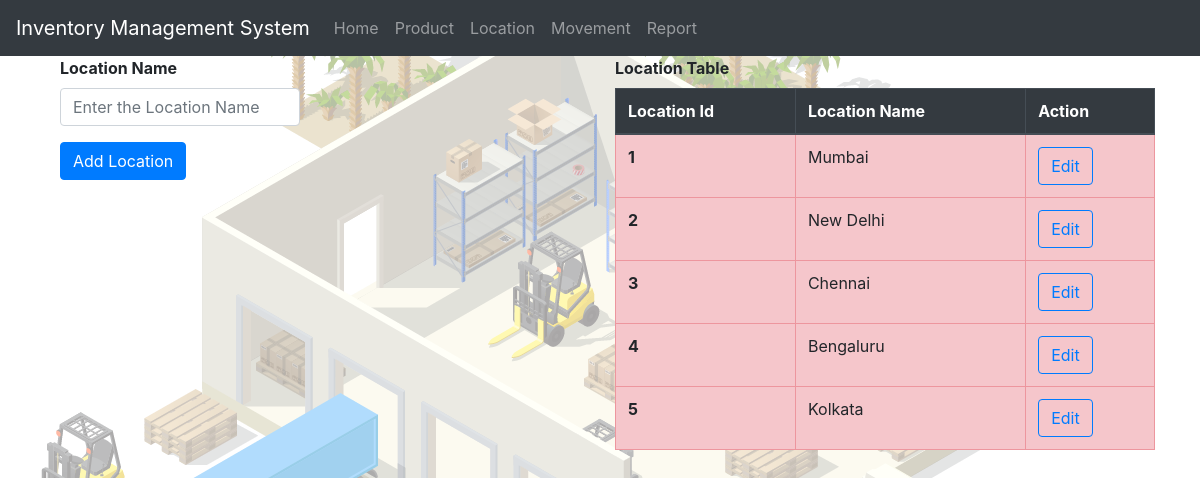
The app's page /location with its own data.
### app.py (models this page shows, shortened)
class Location(db.Model):
    _id = db.Column( db.Integer, primary_key=True)
    loc_name = db.Column(db.String(50),nullable=False)

### app.py (the view, shortened to what this page needs)
@app.route("/location",methods=["GET","POST"])
def location():
    locations = Location.query.all()
    return render_template("location.html",locations = locations)

### templates/location.html (shortened to what this page needs)
{% extends 'index.html' %}
{% block content %}
<div class="container">
  <div class="row row-cols-2">
    <div class="col-sm-6">
              <form action="{{ url_for('location') }}" method="POST">
                <div class="form-group col-md-6">
                    <label for="loc_name"><b>Location Name</b></label>
                    <input required type="text" class="form-control" id="loc_name" name="loc_name" placeholder="Enter the Location Name" >
                  </div>
                  <div class="form-group col-md-6">
                    <button type="submit" class="btn btn-primary">Add Location</button>
                  </div>
            </form>
      </div>
    <div class="col-sm-6">
      <label for="loc_name"><b>Location Table</b></label>
              <table class="table table-hover table-bordered table-danger">
                <thead class="thead-dark">
                  <tr>
                    <th scope="col">Location Id</th>
                    <th scope="col">Location Name</th>
                    <th scope="col">Action</th>
                  </tr>
                </thead>
                <tbody>
                  {% for location in locations %}
                    <tr>
                      <th> {{ loop.index }} </th>
                      <td>{{ location.loc_name }}</td>
                      <td>
                        <button type="button" class="btn btn-outline-primary" data-toggle="modal" data-target="#editLocation{{location._id}}" >Edit</button>
                      </td>
                    </tr>
                    {% endfor %}
                 </tbody>
          </table>
      </div>
  </div>
</div>
{% endblock %}

### records on screen
Location: loc_name "Mumbai"
Location: loc_name "New Delhi"
Location: loc_name "Chennai"
Location: loc_name "Bengaluru"
Location: loc_name "Kolkata"
